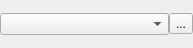
<?xml version="1.0" encoding="UTF-8"?>
<ui version="4.0">
 <class>SwitchVariableWidget</class>
 <widget class="QWidget" name="SwitchVariableWidget">
  <property name="geometry">
   <rect>
    <x>0</x>
    <y>0</y>
    <width>193</width>
    <height>48</height>
   </rect>
  </property>
  <property name="windowTitle">
   <string>Form</string>
  </property>
  <layout class="QGridLayout" name="gridLayout_2">
   <property name="leftMargin">
    <number>0</number>
   </property>
   <property name="topMargin">
    <number>0</number>
   </property>
   <property name="rightMargin">
    <number>0</number>
   </property>
   <property name="bottomMargin">
    <number>0</number>
   </property>
   <property name="spacing">
    <number>0</number>
   </property>
   <item row="0" column="0">
    <layout class="QGridLayout" name="gridLayout">
     <property name="spacing">
      <number>0</number>
     </property>
     <item row="0" column="0">
      <widget class="QComboBox" name="comboBox"/>
     </item>
     <item row="0" column="1">
      <widget class="QToolButton" name="toolButton">
       <property name="text">
        <string>...</string>
       </property>
      </widget>
     </item>
    </layout>
   </item>
  </layout>
 </widget>
 <resources/>
 <connections/>
</ui>
